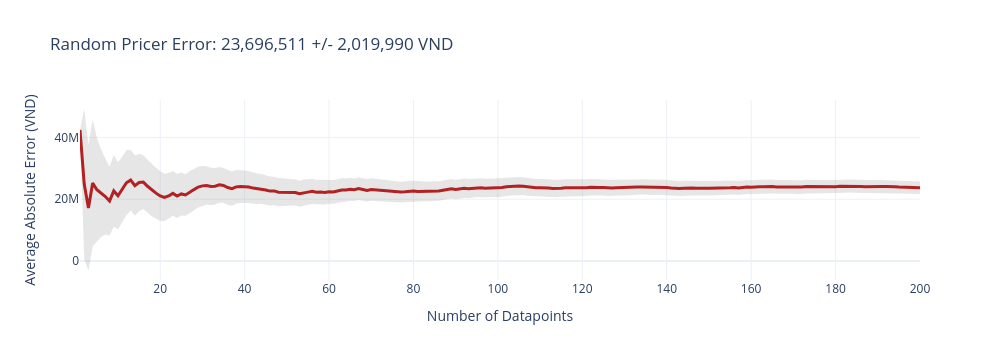
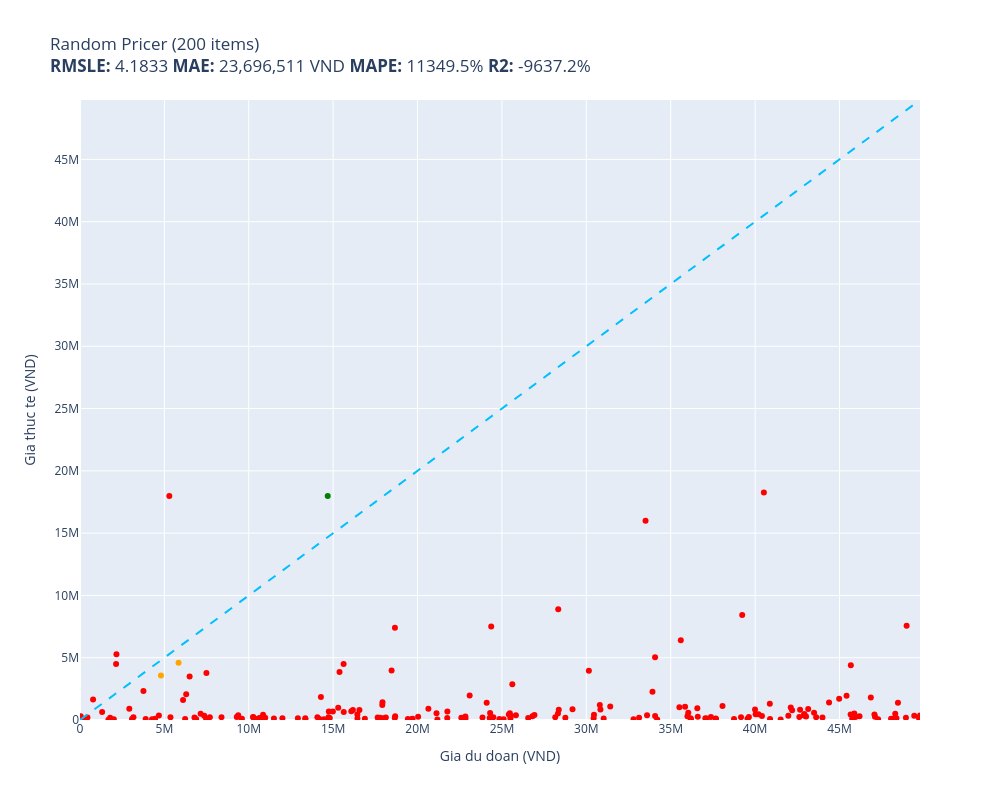

Write notebook code for charts like these, in order.
### Markdown cell above
---
## Step 3: Baselines (Random, Mean, Median)

### Code cell
min_price, max_price = min(train_prices), max(train_prices)

def random_pricer(item):
    return random.randint(min_price, max_price)

random.seed(SEED)
np.random.seed(SEED)
results_random = evaluate(random_pricer, test)

### Figure 1 — Plotly figure (JSON) as saved in the notebook; plotly's stock layout.template omitted (floating-point values rounded to 4 significant figures; data arrays with more than 128 entries replaced by an {"elided": "..."} marker saying what was removed)
{"data": [{"fill": "toself", "fillcolor": "rgba(128,128,128,0.2)", "hoverinfo": "skip", "line": {"color": "rgba(255,255,255,0)"}, "name": "95% CI", "showlegend": false, "type": "scatter", "x": {"elided": "400 int values"}, "y": {"elided": "400 float values"}}, {"customdata": {"elided": "200x1 float values"}, "hovertemplate": "n=%{x}<br>Avg Error=%{y:,.0f} VND<br>+/-95% CI=%{customdata[0]:,.0f} VND<extra></extra>", "line": {"color": "firebrick", "width": 3}, "mode": "lines", "name": "Cumulative Avg Error", "type": "scatter", "x": {"elided": "200 int values"}, "y": {"elided": "200 float values"}}], "layout": {"height": 360, "showlegend": false, "title": {"text": "Random Pricer Error: 23,696,511 +/- 2,019,990 VND"}, "width": 1000, "xaxis": {"title": {"text": "Number of Datapoints"}}, "yaxis": {"title": {"text": "Average Absolute Error (VND)"}}}}

### Figure 2 — Plotly figure (JSON) as saved in the notebook; plotly's stock layout.template omitted (floating-point values rounded to 4 significant figures; data arrays with more than 128 entries replaced by an {"elided": "..."} marker saying what was removed)
{"data": [{"customdata": {"elided": "197x1 str values"}, "hovertemplate": "%{customdata[0]}<extra></extra>", "legendgroup": "red", "marker": {"color": "red", "size": 6, "symbol": "circle"}, "mode": "markers", "name": "red", "orientation": "v", "showlegend": true, "type": "scatter", "x": {"elided": "197 float values"}, "xaxis": "x", "y": {"elided": "197 int values"}, "yaxis": "y"}, {"customdata": [["Balo TOMTOC X-PAC Techpack For Ultrabook...\nDu doan: 5,839,266 VND\nThuc te: 4,590,000 VND"], ["Đèn tia UV dùng cho công nghiệp Terino D...\nDu doan: 4,796,641 VND\nThuc te: 3,570,000 VND"]], "hovertemplate": "%{customdata[0]}<extra></extra>", "legendgroup": "orange", "marker": {"color": "orange", "size": 6, "symbol": "circle"}, "mode": "markers", "name": "orange", "orientation": "v", "showlegend": true, "type": "scatter", "x": [5839000.0, 4797000.0], "xaxis": "x", "y": [4590000, 3570000], "yaxis": "y"}, {"customdata": [["Đồng hồ Cuckoo  Rhythm 4MJ423SR06, Kt 31...\nDu doan: 14,677,446 VND\nThuc te: 17,980,000 VND"]], "hovertemplate": "%{customdata[0]}<extra></extra>", "legendgroup": "green", "marker": {"color": "green", "size": 6, "symbol": "circle"}, "mode": "markers", "name": "green", "orientation": "v", "showlegend": true, "type": "scatter", "x": [14680000.0], "xaxis": "x", "y": [17980000], "yaxis": "y"}, {"hoverinfo": "skip", "line": {"color": "deepskyblue", "dash": "dash", "width": 2}, "mode": "lines", "name": "y = x", "showlegend": false, "type": "scatter", "x": [0, 49769511], "y": [0, 49769511]}], "layout": {"height": 800, "legend": {"title": {"text": "color"}, "tracegroupgap": 0}, "showlegend": false, "title": {"text": "Random Pricer (200 items)<br><b>RMSLE:</b> 4.1833 <b>MAE:</b> 23,696,511 VND <b>MAPE:</b> 11349.5% <b>R2:</b> -9637.2%"}, "width": 1000, "xaxis": {"anchor": "y", "domain": [0, 1], "range": [0, 49769511], "title": {"text": "Gia du doan (VND)"}}, "yaxis": {"anchor": "x", "domain": [0, 1], "range": [0, 49769511], "title": {"text": "Gia thuc te (VND)"}}}}
